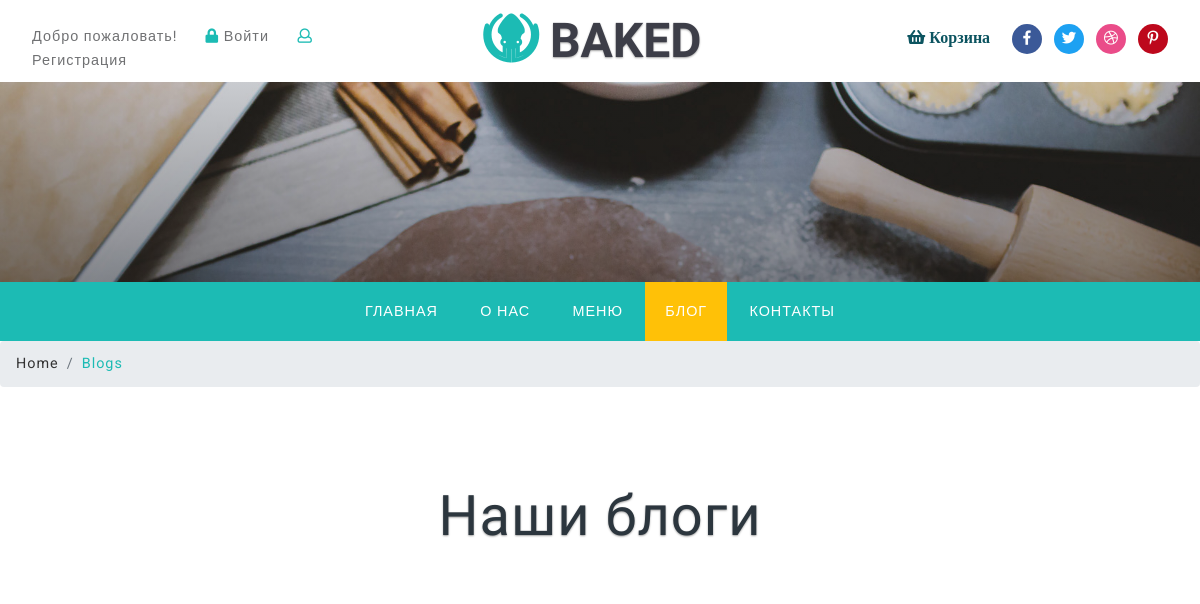
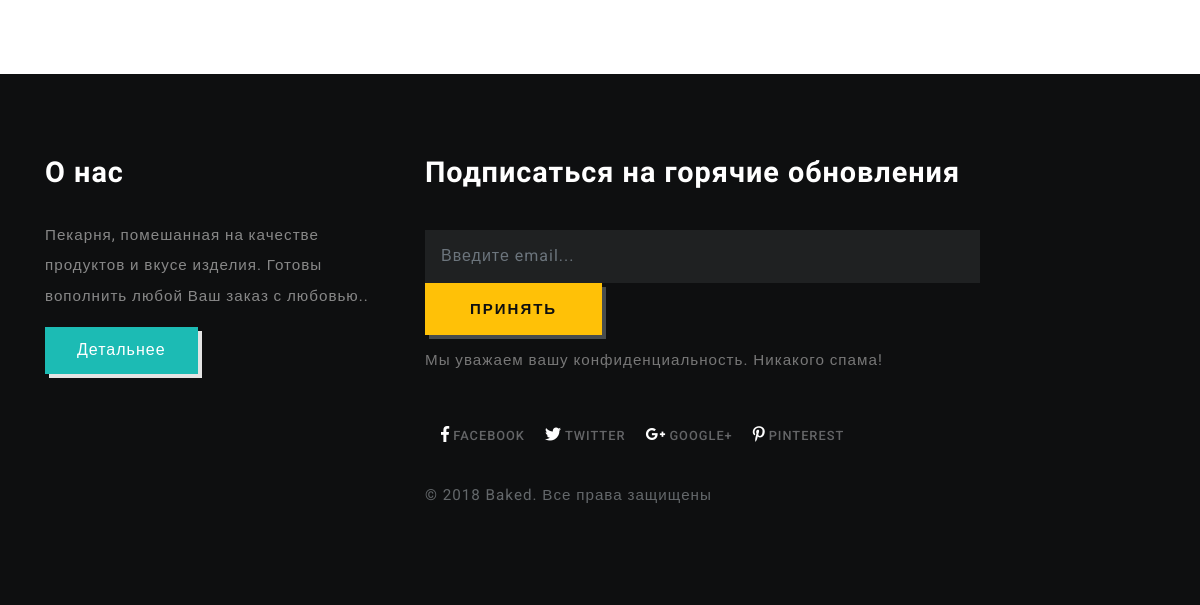
/blog, run on an earlier commit of the app's database (2 pictures, top to bottom).
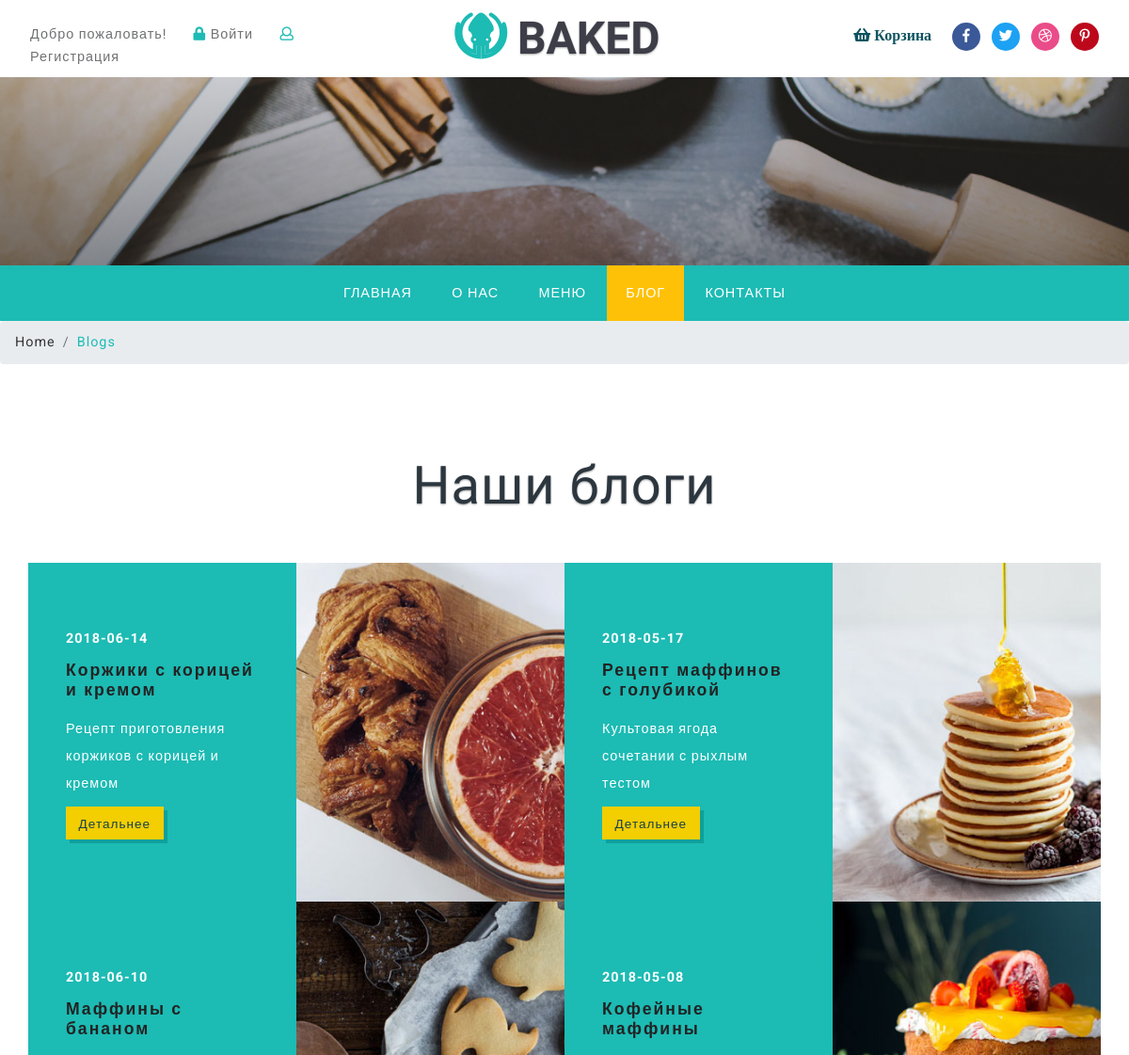
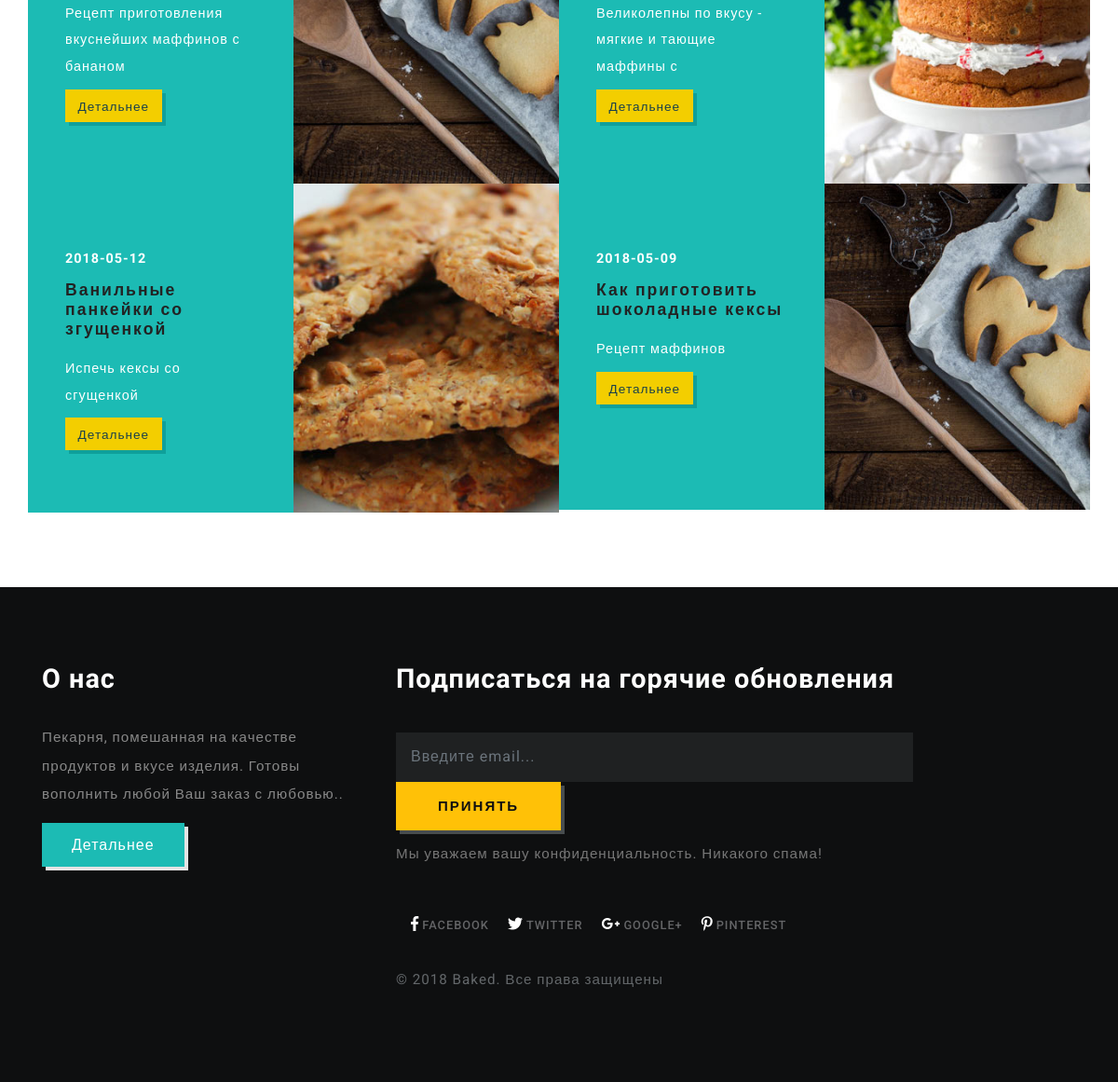
And on a later commit of the database (2 pictures, top to bottom).
### tables this page shows
CREATE TABLE `articles` (
  `id` int(4) NOT NULL,
  `date` date NOT NULL,
  `title` varchar(100) NOT NULL,
  `text` text NOT NULL,
  `description` varchar(50) NOT NULL,
  `img` varchar(200) NOT NULL
);

### core/routing/Route.php (called while the page is built, shortened)
<?php
class Route
{
    protected $uri;
    protected $method;
    public function __construct(string $uri, string $action, string $method = null)
    {
        $this->uri = $uri;
        $temp = explode('/', $action);
        $this->method = $method;
    }
    protected function checkMethod(string $method): bool
    {
        if($this->method === null) {
            return true;
        }
        return strtolower($this->method) === strtolower($method);
    }
    public function checkURI($uri): bool
    {
        return preg_match("~^$this->uri$~", $uri);
    }
    public function checkRequest(Request $request): bool
    {
        if(!$this->checkURI($request->uri)) {
            return false;
        }
        return true;
    }
}
function route(string $uri, string $action, string $method = null) {
    return new Route($uri, $action, $method);
}

### config/routes.php (called while the page is built, shortened)
<?php
    return [
        route('', 'PageController/showHomePage'),
        route('contact', 'PageController/showContactPage'),
        route('about', 'PageController/showAboutPage'),
        route('blog', 'PageController/showBlogPage'),
        route('single/([0-9]+)', 'PageController/showSinglePage/$1'),
        route('cake/([0-9]+)', 'PageController/showCakePage/$1'),
        route('login', 'AuthController/showLoginForm', GET),
        route('login', 'AuthController/processLogin', POST),
        route('register', 'AuthController/showRegistrationForm', GET),
        route('register', 'AuthController/processRegistration', POST),
        route('logout', 'AuthController/logout'),
        route('admin/list/([a-z]+)/([0-9]+)', 'AdminController/listAdminPage/$1/$2'),
        route('admin/add/([a-z]+)', 'AdminController/addShowAdminPage/$1', GET),
        route('admin/add/([a-z]+)', 'AdminController/addProcessAdminPage/$1', POST),
        route('admin/delete/([a-z]+)/([0-9]+)', 'AdminController/deleteAdminPage/$1/$2'),
        route('admin/update/([a-z]+)/([0-9]+)', 'AdminController/updateShowAdminPage/$1/$2', GET),
        route('admin/update/([a-z]+)/([0-9]+)', 'AdminController/updateProcessAdminPage/$1/$2', POST),
        route('api/products', 'APIController/getProducts'),
        route('api/products/byId', 'APIController/getProductsById'),
        route('makeOrder', 'OrdersController/newOrder'),
        route('confirm', 'AuthController/showLoginForm')
    ];

### core/routing/RequestFormer.php (called while the page is built, shortened)
<?php
class RequestFormer
{
    public static function getRequest(): Request {
        $request = new Request();
        if(!empty($_SERVER['REQUEST_URI'])){
            $uri = str_replace(ROOT_DIR, '', urldecode($_SERVER['REQUEST_URI']));
            $uri = trim($uri, '/');
            $request->uri = $uri;
        }
        $request->method = $_SERVER['REQUEST_METHOD'];
        return $request;
    }
}

### core/view/View.php (called while the page is built, shortened)
<?php
class View
{
    protected $view;
    protected $params;
    public function __construct(string $view, array $params = null)
    {
        $this->view = $view;
        $this->params = $params;
    }
    public function show() {
        $params = $this->params;
        require_once ROOT . '/views/' . $this->view . '.php';
    }
}

### index.php (called while the page is built, shortened)
<?php
$router = new \core\Router();
    $router->run();

### core/dataBase/Database/Database.php (called while the page is built, shortened)
<?php
class Database
{
    private $connection;
    public function __construct(PDO $connection)
    {
        $this->connection = $connection;
    }
    public function query(string $query, array $params = null, string $fetchClass = null): array {
        $sth = $this->connection->prepare($query);
        $sth->execute($params);
        if($fetchClass) {
            $sth->setFetchMode(PDO::FETCH_CLASS, $fetchClass);
        } else {
            $sth->setFetchMode(PDO::FETCH_ASSOC);
        }
        $result = [
            'data' => $sth->fetchAll(),
            'error' => $sth->errorInfo()
        ];
        return $result;
    }
}

### core/dataBase/SQL.php (called while the page is built, shortened)
<?php
require_once 'Database/Database.php';
class SQL
{
    private static $dbh;
    private $connection;
    private $query;
    private $params;
    function __construct(PDO $connection = null)
    {
        if ($connection) {
            $this->connection = new Database($connection);
        } else {
            $this->connection = new Database(self::$dbh);
        }
        $this->params = [];
        $this->query = [];
    }
    public static function setConnection(PDO $dbh): void
    {
        self::$dbh = $dbh;
    }
    public function table(array $table): SQL
    {
        $this->query['table'] = $table;
        return $this;
    }
    public function select(array $cols = []): SQL
    {
        $this->query['select'] = $cols;
        return $this;
    }
    public function limit(int $num, int $offset = 0): SQL
    {
        $this->query['limit'] = [$num, $offset];
        return $this;
    }
    private function buildQuery(): string
    {
        $qStr = '';
        if ($this->checkCommand('delete')) {
            $qStr = $this->formDeleteQuery();
        } elseif ($this->checkCommand('select')) {
            $qStr = $this->formSelectQuery();
        } elseif ($this->checkCommand('insert')) {
            $qStr = $this->formInsertQuery();
        } elseif ($this->checkCommand('update')) {
            $qStr = $this->formUpdateQuery();
        }
        return $qStr;
    }
    private function formSelectQuery(): string
    {
        $qStr = 'SELECT ';
        $qStr .=  ($this->query['select'])?
            implode(', ', $this->query['select']) : '*';
        if($this->checkCommand('table')){
            $this->addFrom($qStr, $this->query['table']);
        }
        if ($this->checkCommand('limit')) {
            $params = $this->query['limit'];
            $this->addLimit($qStr, $params[0], $params[1]);
        }
        return $qStr;
    }
    private function addLimit(string &$qStr, int $num, int $offset = null)
    {
        $qStr .= ' LIMIT ';
        $qStr .= ($offset !== null) ? "$offset, " : '';
        $qStr .= $num;
    }
    private function checkCommand(string $command): bool
    {
        if (array_key_exists($command, $this->query)) {
            return true;
        }
        return false;
    }
    private function substituteQueryParams(string $query, array $params = null): string
    {
        if (!$params) {
            return $query;
        }
        return $query;
    }
    public function exec(string $fetchClass = null): SQLResult
    {
        $query = $this->buildQuery();
        $answer = $this->connection->query($query, $this->params, $fetchClass);
        $query = $this->substituteQueryParams($query, $this->params);
        return new SQLResult($answer['data'], $query, $answer['error']);
    }
}

### controllers/PageController.php (called while the page is built, shortened)
<?php
class PageController
{
    public function showBlogPage(){
        $posts = $this->getDB()->table(['articles'])->select()->
        limit(6)->exec()->getData();
        $params = [
            'title' => APP_TITLE,
            'page' => 'blog',
            'posts' => $posts
        ];
        return \core\view('blog', $params);
    }
}

### core/Linker.php (called while the page is built, shortened)
<?php
class Linker
{
    public static function linkImage(string $name): string {
        return ROOT_DIR.'/images/'.$name;
    }
}

### views/blog.php (the view, shortened to what the rows shown need)
<div class="banner-inner">
	</div>
	<div class="header_top" id="home">
		<nav class="navbar navbar-expand-lg navbar-light bg-light">
			<div class="collapse navbar-collapse" id="navbarSupportedContent">
				<ul class="navbar-nav mx-auto">
					<li class="nav-item">
						<a class="nav-link" href="<?= ROOT_DIR ?>">Главная
						</a>
					</li>
					<li class="nav-item">
						<a class="nav-link" href="<?= ROOT_DIR.'/about' ?>">О нас</a>
					</li>
					<li class="nav-item">
						<a class="nav-link" href="<?= ROOT_DIR ?>">Меню</a>
					</li>
					<li class="nav-item active">
						<a class="nav-link" href="<?= ROOT_DIR.'/blog' ?>">Блог</a>
					</li>
					<li class="nav-item">
						<a class="nav-link" href="<?= ROOT_DIR.'/contact' ?>">Контакты</a>
					</li>
				</ul>
			</div>
		</nav>
	</div>
	<ol class="breadcrumb">
		<li class="breadcrumb-item">
			<a href="index.html">Home</a>
		</li>
		<li class="breadcrumb-item active">Blogs</li>
	</ol>
	<section class="banner-bottom">
		<div class="container">
			<h3 class="tittle">Наши блоги</h3>
			<div class="row inner-sec">
                <?php foreach($params['posts'] as $post) { ?>
                <div class="col-lg-6 banner-btm-left">
                        <div class="banner-btm-top">
                            <div class="banner-btm-inner a1 text-left">
                                <div class="blog_date">
                                    <h4><?= $post['date'] ?></h4>
                                </div>
                                <h6>
                                    <a href="<?= ROOT_DIR.'/single/'.$post['id'] ?>"><?= $post['title'] ?></a>
                                </h6>
                                <p class="paragraph"><?= $post['description'] ?></p>
                                <a href="<?= ROOT_DIR.'/single/'.$post['id'] ?>" class="blog-btn" data-aos="fade-down">Детальнее</a>
                            </div>
                            <div class="banner-btm-inner a" style="background: url(<?= \core\Linker::linkImage($post['img']) ?>) no-repeat 0px 0px;
	                                                                background-size: cover;
                                                                    -webkit-background-size: cover;
                                                                    -moz-background-size: cover;
                                                                    -o-background-size: cover;
                                                                    -ms-background-size: cover;
                                                                    min-height: 350px;">
                            </div>
                        </div>
                </div>
                <?php } ?>
	</section>

### core/routing/Router.php (shortened to what the rows shown need)
<?php
    class Router
    {
        protected $routes;
        public function __construct()
        {
            $this->routes = require_once (ROOT . '/config/routes.php');
        }
        public function run(){
            $request = RequestFormer::getRequest();
            foreach ($this->routes as $route){
                if($route->checkRequest($request)){
                    $controller = new $controllerName;
                    $methodName = $route->getFunction();
                    $params = $route->getUriParams($request->uri);
                    $result = call_user_func_array([$controller, $methodName], $params);
                    $this->processResult($result);
                    return;
                }
            }
        }
        protected function processResult($result) {
            if($result instanceof View) {
                $result->show();
            }
        }
    }

What changed in the data, as far as the page shows it:
added articles: date "2018-06-14", title "Коржики с корицей и кремом", description "Рецепт приготовления коржиков с корицей и кремом", img (picture)
added articles: date "2018-05-17", title "Рецепт маффинов с голубикой", description "Культовая ягода сочетании с рыхлым тестом", img (picture)
added articles: date "2018-06-10", title "Маффины с бананом", description "Рецепт приготовления вкуснейших маффинов с бананом", img (picture)
added articles: date "2018-05-08", title "Кофейные маффины", description "Великолепны по вкусу - мягкие и тающие маффины с", img (picture)
added articles: date "2018-05-12", title "Ванильные панкейки со згущенкой", description "Испечь кексы со сгущенкой", img (picture)
added articles: date "2018-05-09", title "Как приготовить шоколадные кексы", description "Рецепт маффинов", img (picture)
